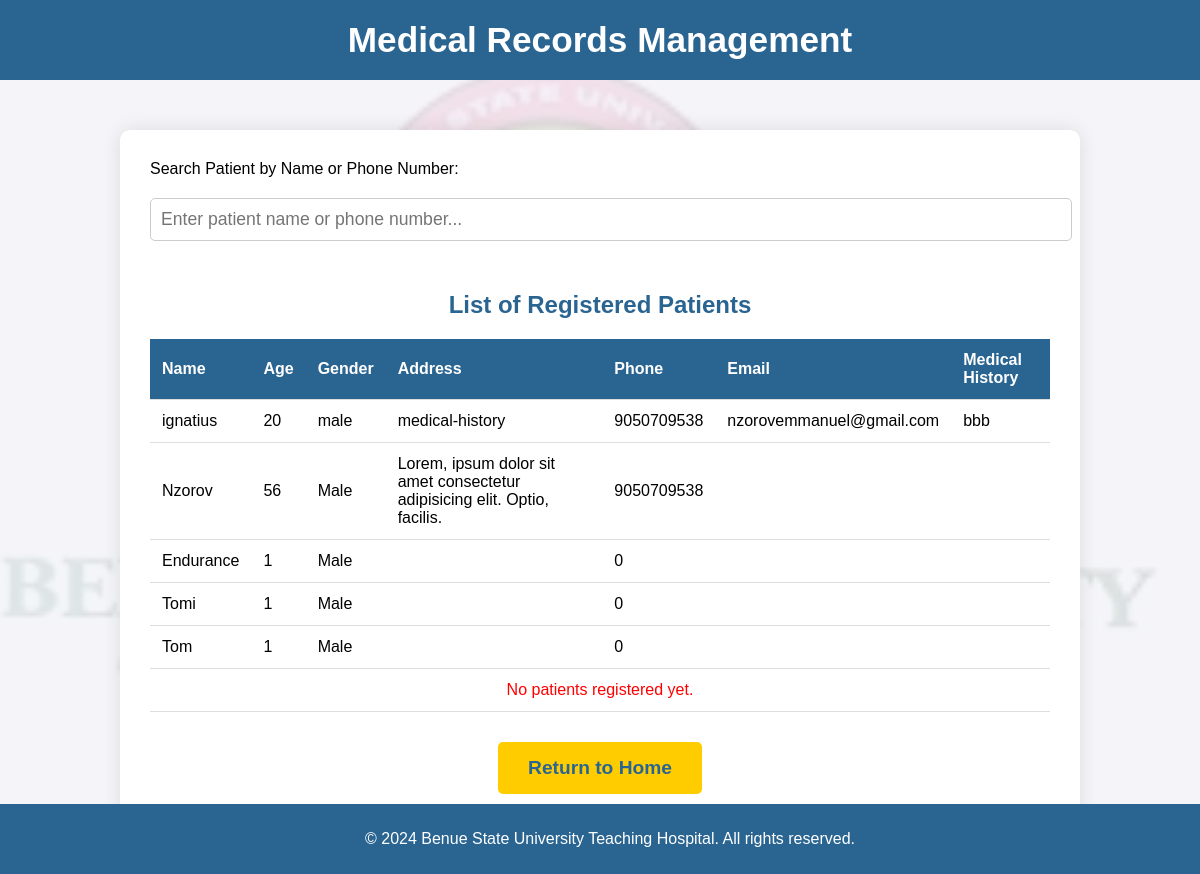
Screenshot of /medical-records with the database file from the repository.
### core/models.py (models this page shows, shortened)
class Patient(models.Model):
    name = models.CharField(max_length=100)
    age = models.IntegerField(default=1, null=True, blank=True)
    sex = models.CharField(max_length=100, default='Male')
    marital_status = models.CharField(max_length=100, default='Single')
    email = models.CharField(max_length=100, default='')
    medical_history = models.CharField(max_length=100, default='', blank=True, null=True)
    address = models.TextField(default='')
    phone = models.IntegerField(default=0, null=True, blank=True)

### core/views.py (the view)
# urls.py: path('medical-records', views.medical_records, name='medical-records'),
def medical_records(request):
    patients =Patient.objects.all()
    return render(request, 'MEDICAL_RECORDS.html', {'patients':patients})

### templates/MEDICAL_RECORDS.html (shortened to what this page needs)
{% load static %}
<!DOCTYPE html>
<html lang="en">
<head>
    <link rel="stylesheet" href="{% static 'assets/css/MEDICAL RECORDS.css' %}">
</head>
<body>
    <header>
        <h1>Medical Records Management</h1>
    </header>
    <main>
        <section>
            <label for="search-bar">Search Patient by Name or Phone Number:</label>
            <input type="text" id="search-bar" placeholder="Enter patient name or phone number..." onkeyup="searchPatient()">
        </section>
        <section>
            <h2>List of Registered Patients</h2>
            <table id="patients-table">
                <thead>
                    <tr>
                        <th>Name</th>
                        <th>Age</th>
                        <th>Gender</th>
                        <th>Address</th>
                        <th>Phone</th>
                        <th>Email</th>
                        <th>Medical History</th>
                    </tr>
                </thead>
                <tbody>
                    {% for patient in patients reversed %}
                    <tr>
                        <td>{{patient.name}}</td>
                        <td>{{patient.age}}</td>
                        <td>{{patient.sex}}</td>
                        <td>{{patient.address}}</td>
                        <td>{{patient.phone}}</td>
                        <td>{{patient.email}}</td>
                        <td>{{patient.medical_history}}</td>
                     </tr>
                   {% endfor %}
                </tbody>
            </table>
        </section>
        <div id="return-home">
            <a href="{% url 'home' %}" class="button">Return to Home</a>
        </div>
    </main>
    <footer>
        <p>&copy; 2024 Benue State University Teaching Hospital. All rights reserved.</p>
    </footer>
</body>
</html>

### static/assets/css/MEDICAL RECORDS.css (style rules this page uses)
body { font-family: 'Arial', sans-serif; margin: 0; padding: 0; background-color: #f4f4f9; }
header { background-color: #2a6592; color: white; padding: 20px; text-align: center; }
h1 { font-size: 2.2rem; margin: 0; }
main { margin: 50px auto; padding: 30px; max-width: 900px; background-color: white; border-radius: 10px; box-shadow: 0 0 20px rgba(0, 0, 0, 0.1); }
h2 { color: #2a6592; text-align: center; margin-bottom: 20px; }
section { margin-bottom: 30px; }
#search-bar { width: 100%; padding: 10px; margin: 20px 0; border: 1px solid #ccc; border-radius: 5px; font-size: 1.1rem; }
table { width: 100%; border-collapse: collapse; margin-bottom: 30px; }
table th, table td { padding: 12px; text-align: left; border-bottom: 1px solid #ddd; }
table th { background-color: #2a6592; color: white; font-weight: bold; }
#return-home { text-align: center; }
#return-home .button { background-color: #ffcc00; color: #2a6592; padding: 15px 30px; text-decoration: none; border-radius: 5px; font-size: 1.2rem; font-weight: bold; display: inline-block; }
footer { background-color: #2a6592; color: white; padding: 10px; text-align: center; position: fixed; bottom: 0; width: 100%; }

### rows the page displays
Patient: name "ignatius", age "20", sex "male", address "medical-history", phone "9050709538", email "nzorovemmanuel@gmail.com", medical_history "bbb"
Patient: name "Nzorov", age "56", sex "Male", address "Lorem, ipsum dolor sit amet consectetur adipisicing elit. Optio, facilis.", phone "9050709538"
Patient: name "Endurance", age "1", sex "Male", phone "0"
Patient: name "Tomi", age "1", sex "Male", phone "0"
Patient: name "Tom", age "1", sex "Male", phone "0"
